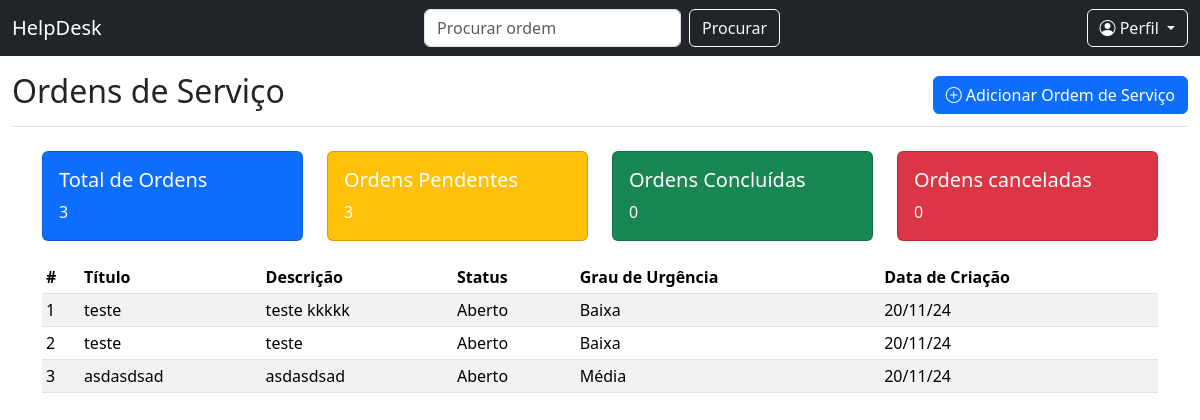
Page /home/ (signed in) on the earlier database version.
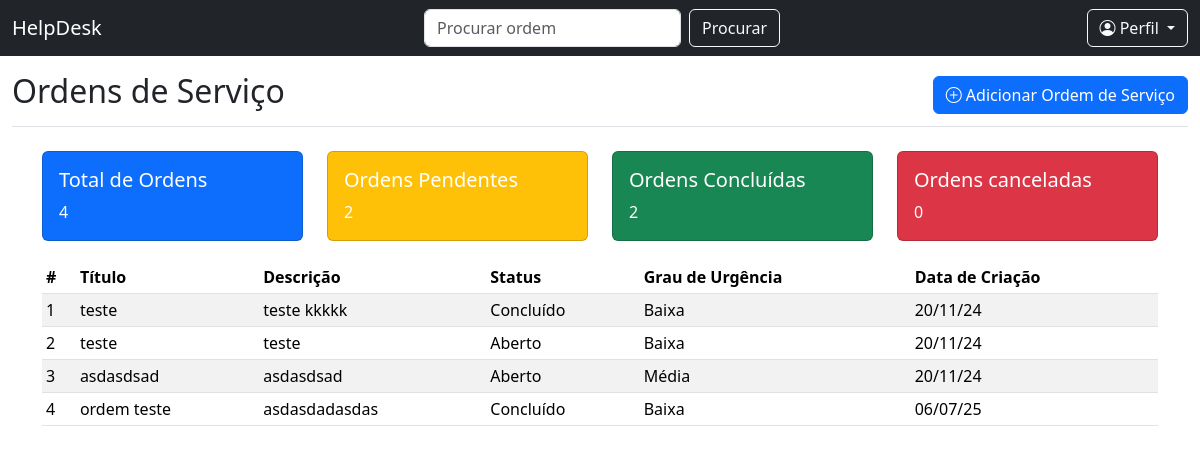
Same page on the later database version.
### helpdesk/models.py (models this page shows, shortened)
class OrdemServico(models.Model):
    STATUS_CHOICES = [
        ('aberto', 'Aberto'),
        ('andamento', 'Em andamento'),
        ('concluido', 'Concluído'),
        ('nao_concluido', 'Não Concluído'),
    ]
    URGENCY_LEVEL_CHOICES = [
        ('baixa', 'Baixa'),
        ('media', 'Média'),
        ('alta', 'Alta'),
    ]
    title = models.CharField(max_length=200)
    description = models.TextField()
    status = models.CharField(max_length=20, choices=STATUS_CHOICES, default='aberto')
    urgency = models.CharField(max_length=20, choices=URGENCY_LEVEL_CHOICES, default='media')
    created_at = models.DateTimeField(auto_now_add=True)
    updated_at = models.DateTimeField(auto_now=True)
    user = models.ForeignKey(CustomUser, on_delete=models.CASCADE, null=True)

### helpdesk/views.py (the view)
# urls.py: path('home/', views.home_view, name='home'),
@login_required
def home_view(request):
    total_ordens = OrdemServico.objects.count()
    status_counts = OrdemServico.objects.values('status').annotate(total=Count('status'))
    ordens_pendentes = ordens_concluidas = ordens_nao_concluidas = 0
    all_orders = OrdemServico.objects.prefetch_related(
        Prefetch('comentarios', queryset=Comentario.objects.select_related('user'))
    )
    for status in status_counts:
        if status['status'] == 'aberto' or status['status'] == 'andamento':
            ordens_pendentes += status['total']
        elif status['status'] == 'concluido':
            ordens_concluidas = status['total']
        elif status['status'] == 'nao_concluido':
            ordens_nao_concluidas = status['total']
    return render(request, 'home/home.html', {
        'total_ordens': total_ordens,
        'ordens_pendentes': ordens_pendentes,
        'ordens_concluidas': ordens_concluidas,
        'ordens_nao_concluidas': ordens_nao_concluidas,
        'all_orders': all_orders,
        'user_orders': OrdemServico.objects.filter(user=request.user)
    })

### helpdesk/templates/home/home.html (shortened to what this page needs)
{% load static %}
<!DOCTYPE html>
<html lang="pt-br">
<head>
    <link rel="stylesheet" href="{% static 'css/home.css' %}">
    <link href="https://cdn.jsdelivr.net/npm/bootstrap@5.3.3/dist/css/bootstrap.min.css" rel="stylesheet">
    <link href="https://cdnjs.cloudflare.com/ajax/libs/bootstrap-icons/1.10.5/font/bootstrap-icons.min.css" rel="stylesheet">
</head>
<body>
    <nav class="navbar navbar-dark bg-dark">
      <div class="container-fluid">
        <a class="navbar-brand" href="#">HelpDesk</a>
        <form class="d-flex">
          <input class="form-control me-2" type="search" placeholder="Procurar ordem" aria-label="Search">
          <button class="btn btn-outline-light" type="submit">Procurar</button>
        </form>
        <div class="dropdown">
          <a class="btn btn-outline-light dropdown-toggle" href="#" role="button" id="profileDropdown" data-bs-toggle="dropdown" aria-expanded="false">
            <i class="bi bi-person-circle"></i> Perfil
          </a>
        </div>
      </div>
    </nav>
    <div class="container-fluid">
      <div class="row justify-content-center ">
        <main class="col-12">
          <div class="d-flex justify-content-between flex-wrap flex-md-nowrap align-items-center pt-3 pb-2 mb-3 border-bottom">
            <h1 class="h2">Ordens de Serviço</h1>
            {% if user.tipo_usuario == "usuario" %}
              <button class="btn btn-primary" data-bs-toggle="modal" data-bs-target="#addOrderModal">
                <i class="bi bi-plus-circle"></i> Adicionar Ordem de Serviço
              </button>
            {% endif %}
          </div>
          <div class="container my-4">
            <div class="row justify-content-center">
              <div class="col-md-3 stats-card">
                  <div class="card text-white bg-primary">
                      <div class="card-body">
                          <h5 class="card-title">Total de Ordens</h5>
                          <p class="card-text">{{ total_ordens }}</p>
                      </div>
                  </div>
              </div>
              <div class="col-md-3 stats-card">
                  <div class="card text-white bg-warning">
                      <div class="card-body">
                          <h5 class="card-title">Ordens Pendentes</h5>
                          <p class="card-text">{{ ordens_pendentes }}</p>
                      </div>
                  </div>
              </div>
              <div class="col-md-3 stats-card">
                  <div class="card text-white bg-success">
                      <div class="card-body">
                          <h5 class="card-title">Ordens Concluídas</h5>
                          <p class="card-text">{{ ordens_concluidas }}</p>
                      </div>
                  </div>
              </div>
              <div class="col-md-3 stats-card">
                  <div class="card text-white bg-danger">
                      <div class="card-body">
                          <h5 class="card-title">Ordens canceladas</h5>
                          <p class="card-text">{{ ordens_nao_concluidas }}</p>
                      </div>
                  </div>
              </div>
          </div>
          <div class="table-responsive">
            <table class="table table-striped table-hover table-sm">
              <thead>
                <tr>
                  <th>#</th>
                  <th>Título</th>
                  <th>Descrição</th>
                  <th>Status</th>
                  <th>Grau de Urgência</th>
                  <th>Data de Criação</th>
                </tr>
              </thead>
              <tbody>
                {% if all_orders %}
                  {% for order in all_orders %}
                    <tr data-bs-toggle="modal" data-bs-target="#orderDetailsModal{{ order.id }}">
                      <td>{{ order.id }}</td>
                      <td>{{ order.title }}</td>
                      <td>{{ order.description }}</td>
                      <td>{{ order.get_status_display }}</td>
                      <td>{{ order.get_urgency_display }}</td>
                      <td>{{ order.created_at|date:"d/m/y" }}</td>
                    </tr>
                  {% endfor %}
                {% else %}
                  <tr>
                    <td colspan="6" class="text-center">Não há ordens de serviço cadastradas.</td>
                  </tr>
                {% endif %}
              </tbody>
            </table>
          </div>
        </main>
      </div>
    </div>
</body>
</html>

### helpdesk/static/css/home.css (style rules this page uses)
.stats-card { margin-bottom: 20px; }

Differences in the rows shown:
changed OrdemServico "teste kkkkk": status "Aberto" → "Concluído"
added OrdemServico: id "4", title "ordem teste", description "asdasdadasdas", status "Concluído", urgency "Baixa", created_at "06/07/25"
Other differences:
{{ total_ordens }}: "3" → "4"
{{ ordens_pendentes }}: "3" → "2"
{{ ordens_concluidas }}: "0" → "2"
